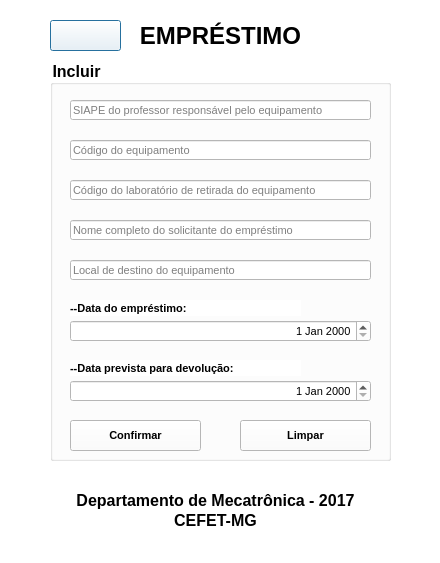
<?xml version="1.0" encoding="UTF-8"?>
<ui version="4.0">
 <class>EmpresIncluir</class>
 <widget class="QDialog" name="EmpresIncluir">
  <property name="geometry">
   <rect>
    <x>0</x>
    <y>0</y>
    <width>440</width>
    <height>563</height>
   </rect>
  </property>
  <property name="windowTitle">
   <string>CONTROLE DE PATRIMONIO</string>
  </property>
  <property name="styleSheet">
   <string notr="true">background-color: rgb(255, 255, 255);</string>
  </property>
  <widget class="QLabel" name="label">
   <property name="geometry">
    <rect>
     <x>0</x>
     <y>20</y>
     <width>441</width>
     <height>31</height>
    </rect>
   </property>
   <property name="font">
    <font>
     <pointsize>18</pointsize>
     <weight>75</weight>
     <bold>true</bold>
    </font>
   </property>
   <property name="text">
    <string>EMPRÉSTIMO</string>
   </property>
   <property name="alignment">
    <set>Qt::AlignCenter</set>
   </property>
  </widget>
  <widget class="QPushButton" name="pushButton">
   <property name="geometry">
    <rect>
     <x>50</x>
     <y>20</y>
     <width>71</width>
     <height>31</height>
    </rect>
   </property>
   <property name="minimumSize">
    <size>
     <width>61</width>
     <height>31</height>
    </size>
   </property>
   <property name="maximumSize">
    <size>
     <width>100</width>
     <height>100</height>
    </size>
   </property>
   <property name="styleSheet">
    <string notr="true">background-image: url(:/img/img/voltar.png);</string>
   </property>
   <property name="text">
    <string/>
   </property>
  </widget>
  <widget class="QLabel" name="label_3">
   <property name="geometry">
    <rect>
     <x>0</x>
     <y>510</y>
     <width>431</width>
     <height>20</height>
    </rect>
   </property>
   <property name="font">
    <font>
     <pointsize>12</pointsize>
     <weight>75</weight>
     <bold>true</bold>
    </font>
   </property>
   <property name="text">
    <string>CEFET-MG</string>
   </property>
   <property name="alignment">
    <set>Qt::AlignCenter</set>
   </property>
  </widget>
  <widget class="QLabel" name="label_2">
   <property name="geometry">
    <rect>
     <x>0</x>
     <y>490</y>
     <width>431</width>
     <height>20</height>
    </rect>
   </property>
   <property name="font">
    <font>
     <pointsize>12</pointsize>
     <weight>75</weight>
     <bold>true</bold>
    </font>
   </property>
   <property name="text">
    <string>Departamento de Mecatrônica - 2017</string>
   </property>
   <property name="alignment">
    <set>Qt::AlignCenter</set>
   </property>
  </widget>
  <widget class="QGroupBox" name="groupBox">
   <property name="geometry">
    <rect>
     <x>50</x>
     <y>60</y>
     <width>341</width>
     <height>401</height>
    </rect>
   </property>
   <property name="font">
    <font>
     <pointsize>12</pointsize>
     <weight>75</weight>
     <bold>true</bold>
    </font>
   </property>
   <property name="title">
    <string>Incluir</string>
   </property>
   <widget class="QLineEdit" name="lineEdit">
    <property name="geometry">
     <rect>
      <x>20</x>
      <y>40</y>
      <width>301</width>
      <height>20</height>
     </rect>
    </property>
    <property name="font">
     <font>
      <pointsize>8</pointsize>
      <weight>50</weight>
      <bold>false</bold>
     </font>
    </property>
    <property name="placeholderText">
     <string>SIAPE do professor responsável pelo equipamento</string>
    </property>
   </widget>
   <widget class="QLineEdit" name="lineEdit_2">
    <property name="geometry">
     <rect>
      <x>20</x>
      <y>80</y>
      <width>301</width>
      <height>20</height>
     </rect>
    </property>
    <property name="font">
     <font>
      <pointsize>8</pointsize>
      <weight>50</weight>
      <bold>false</bold>
     </font>
    </property>
    <property name="text">
     <string/>
    </property>
    <property name="placeholderText">
     <string>Código do equipamento</string>
    </property>
   </widget>
   <widget class="QLineEdit" name="lineEdit_3">
    <property name="geometry">
     <rect>
      <x>20</x>
      <y>120</y>
      <width>301</width>
      <height>20</height>
     </rect>
    </property>
    <property name="font">
     <font>
      <pointsize>8</pointsize>
      <weight>50</weight>
      <bold>false</bold>
     </font>
    </property>
    <property name="placeholderText">
     <string>Código do laboratório de retirada do equipamento</string>
    </property>
   </widget>
   <widget class="QLineEdit" name="lineEdit_4">
    <property name="geometry">
     <rect>
      <x>20</x>
      <y>160</y>
      <width>301</width>
      <height>20</height>
     </rect>
    </property>
    <property name="font">
     <font>
      <pointsize>8</pointsize>
      <weight>50</weight>
      <bold>false</bold>
     </font>
    </property>
    <property name="placeholderText">
     <string>Nome completo do solicitante do empréstimo</string>
    </property>
   </widget>
   <widget class="QLineEdit" name="lineEdit_5">
    <property name="geometry">
     <rect>
      <x>20</x>
      <y>200</y>
      <width>301</width>
      <height>20</height>
     </rect>
    </property>
    <property name="font">
     <font>
      <pointsize>8</pointsize>
      <weight>50</weight>
      <bold>false</bold>
     </font>
    </property>
    <property name="placeholderText">
     <string>Local de destino do equipamento</string>
    </property>
   </widget>
   <widget class="QDateEdit" name="dateEdit">
    <property name="geometry">
     <rect>
      <x>20</x>
      <y>260</y>
      <width>301</width>
      <height>22</height>
     </rect>
    </property>
    <property name="font">
     <font>
      <pointsize>8</pointsize>
      <weight>50</weight>
      <bold>false</bold>
     </font>
    </property>
    <property name="alignment">
     <set>Qt::AlignRight|Qt::AlignTrailing|Qt::AlignVCenter</set>
    </property>
   </widget>
   <widget class="QLabel" name="label_5">
    <property name="geometry">
     <rect>
      <x>20</x>
      <y>240</y>
      <width>231</width>
      <height>16</height>
     </rect>
    </property>
    <property name="font">
     <font>
      <pointsize>8</pointsize>
      <weight>75</weight>
      <bold>true</bold>
     </font>
    </property>
    <property name="text">
     <string>--Data do empréstimo:</string>
    </property>
   </widget>
   <widget class="QDateEdit" name="dateEdit_2">
    <property name="geometry">
     <rect>
      <x>20</x>
      <y>320</y>
      <width>301</width>
      <height>22</height>
     </rect>
    </property>
    <property name="font">
     <font>
      <pointsize>8</pointsize>
      <weight>50</weight>
      <bold>false</bold>
     </font>
    </property>
    <property name="alignment">
     <set>Qt::AlignRight|Qt::AlignTrailing|Qt::AlignVCenter</set>
    </property>
   </widget>
   <widget class="QLabel" name="label_6">
    <property name="geometry">
     <rect>
      <x>20</x>
      <y>300</y>
      <width>231</width>
      <height>16</height>
     </rect>
    </property>
    <property name="font">
     <font>
      <pointsize>8</pointsize>
      <weight>75</weight>
      <bold>true</bold>
     </font>
    </property>
    <property name="text">
     <string>--Data prevista para devolução:</string>
    </property>
   </widget>
   <widget class="QPushButton" name="pushButton_2">
    <property name="geometry">
     <rect>
      <x>190</x>
      <y>360</y>
      <width>131</width>
      <height>31</height>
     </rect>
    </property>
    <property name="font">
     <font>
      <pointsize>8</pointsize>
      <weight>75</weight>
      <bold>true</bold>
     </font>
    </property>
    <property name="text">
     <string>Limpar</string>
    </property>
   </widget>
   <widget class="QPushButton" name="pushButton_3">
    <property name="geometry">
     <rect>
      <x>20</x>
      <y>360</y>
      <width>131</width>
      <height>31</height>
     </rect>
    </property>
    <property name="font">
     <font>
      <pointsize>8</pointsize>
      <weight>75</weight>
      <bold>true</bold>
     </font>
    </property>
    <property name="text">
     <string>Confirmar</string>
    </property>
   </widget>
  </widget>
 </widget>
 <resources/>
 <connections>
  <connection>
   <sender>pushButton</sender>
   <signal>clicked()</signal>
   <receiver>EmpresIncluir</receiver>
   <slot>close()</slot>
   <hints>
    <hint type="sourcelabel">
     <x>83</x>
     <y>26</y>
    </hint>
    <hint type="destinationlabel">
     <x>24</x>
     <y>5</y>
    </hint>
   </hints>
  </connection>
  <connection>
   <sender>pushButton_2</sender>
   <signal>clicked()</signal>
   <receiver>lineEdit_5</receiver>
   <slot>clear()</slot>
   <hints>
    <hint type="sourcelabel">
     <x>302</x>
     <y>440</y>
    </hint>
    <hint type="destinationlabel">
     <x>223</x>
     <y>272</y>
    </hint>
   </hints>
  </connection>
  <connection>
   <sender>pushButton_2</sender>
   <signal>clicked()</signal>
   <receiver>lineEdit_4</receiver>
   <slot>clear()</slot>
   <hints>
    <hint type="sourcelabel">
     <x>341</x>
     <y>438</y>
    </hint>
    <hint type="destinationlabel">
     <x>170</x>
     <y>235</y>
    </hint>
   </hints>
  </connection>
  <connection>
   <sender>pushButton_2</sender>
   <signal>clicked()</signal>
   <receiver>lineEdit_3</receiver>
   <slot>clear()</slot>
   <hints>
    <hint type="sourcelabel">
     <x>323</x>
     <y>423</y>
    </hint>
    <hint type="destinationlabel">
     <x>223</x>
     <y>190</y>
    </hint>
   </hints>
  </connection>
  <connection>
   <sender>pushButton_2</sender>
   <signal>clicked()</signal>
   <receiver>lineEdit_2</receiver>
   <slot>clear()</slot>
   <hints>
    <hint type="sourcelabel">
     <x>319</x>
     <y>439</y>
    </hint>
    <hint type="destinationlabel">
     <x>198</x>
     <y>155</y>
    </hint>
   </hints>
  </connection>
  <connection>
   <sender>pushButton_2</sender>
   <signal>clicked()</signal>
   <receiver>lineEdit</receiver>
   <slot>clear()</slot>
   <hints>
    <hint type="sourcelabel">
     <x>348</x>
     <y>428</y>
    </hint>
    <hint type="destinationlabel">
     <x>231</x>
     <y>112</y>
    </hint>
   </hints>
  </connection>
 </connections>
</ui>
